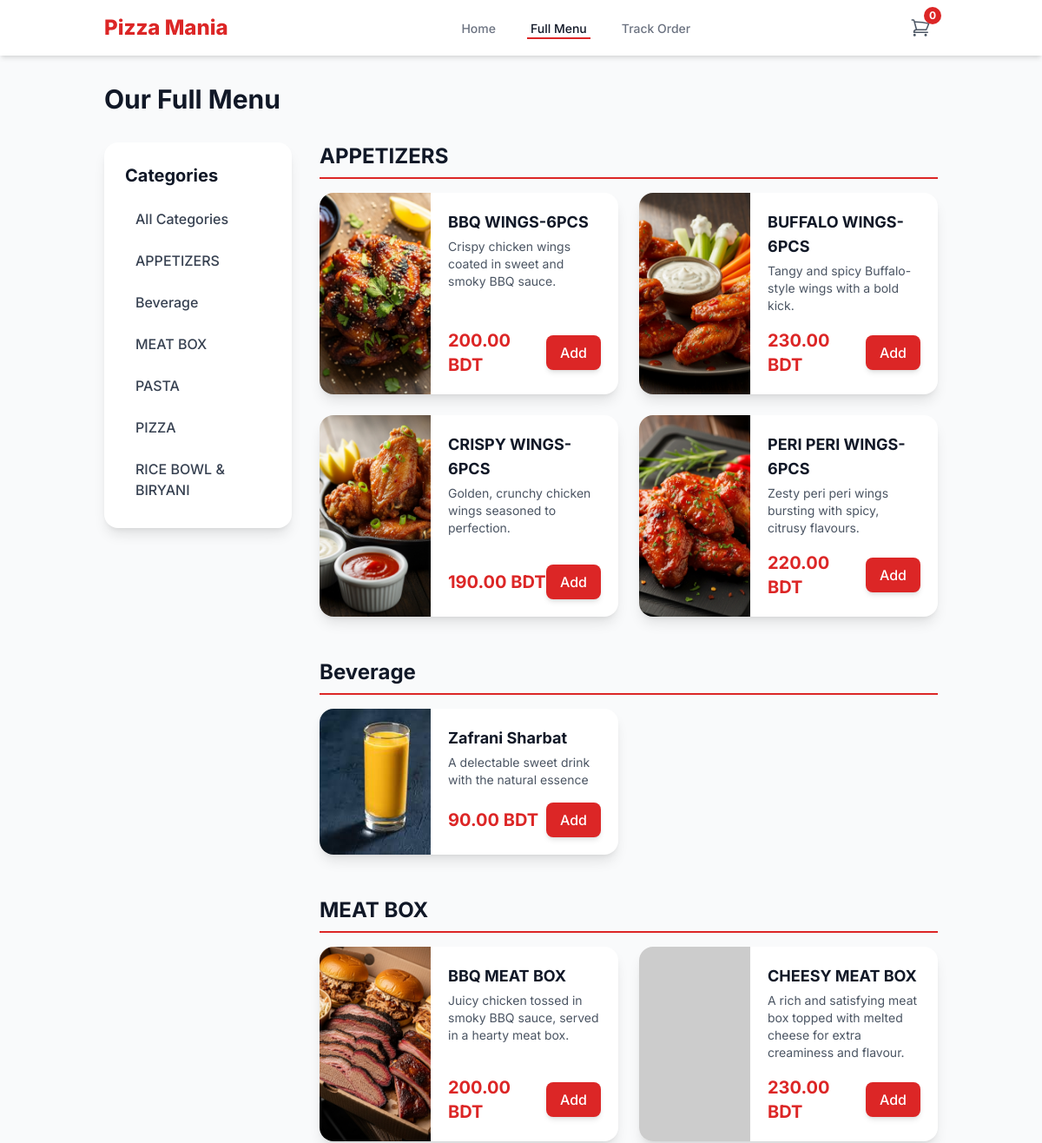
Page /menu.php (upper part) on the earlier database version.
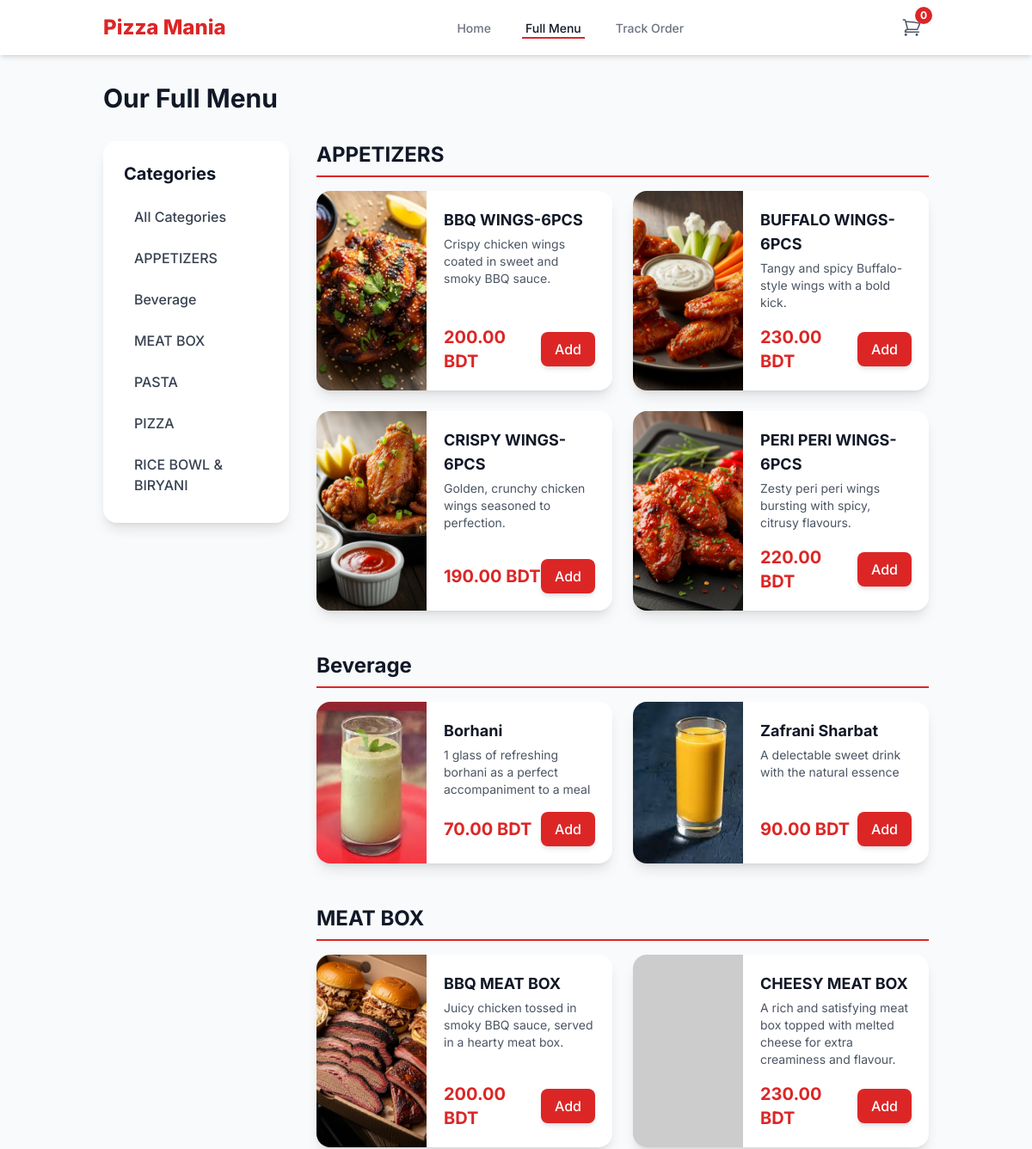
Same page on the later database version.
### tables this page shows
CREATE TABLE IF NOT EXISTS `categories` (
  `id` int NOT NULL AUTO_INCREMENT,
  `name` varchar(100) NOT NULL,
  `description` text,
  `image` varchar(255) DEFAULT NULL,
  `svg_icon` text,
  `is_visible` tinyint(1) NOT NULL DEFAULT '1',
  PRIMARY KEY (`id`)
);

CREATE TABLE IF NOT EXISTS `menu_items` (
  `id` int NOT NULL AUTO_INCREMENT,
  `category_id` int NOT NULL,
  `name` varchar(150) NOT NULL,
  `description` text,
  `price` decimal(10,2) NOT NULL,
  `image` varchar(255) DEFAULT NULL,
  `is_available` tinyint(1) NOT NULL DEFAULT '1',
  `is_featured` tinyint(1) NOT NULL DEFAULT '0',
  PRIMARY KEY (`id`),
  KEY `category_id` (`category_id`)
);

### config.php (called while the page is built, shortened)
<?php
$db = new mysqli(DB_HOST, DB_USER, DB_PASS, DB_NAME);
$db->set_charset("utf8mb4");
$settings = [];
$settings_query = $db->query("SELECT setting_key, setting_value FROM site_settings");
if ($settings_query) {
    while ($row = $settings_query->fetch_assoc()) {
        $settings[$row['setting_key']] = $row['setting_value'];
    }
} else {
    die("Error: Could not load site settings from database.");
}
function e($data) {
    return htmlspecialchars($data ?? '', ENT_QUOTES, 'UTF-8');
}
?>

### menu.php (the view, shortened to what the changed rows need)
<?php
require_once('includes/header.php');
function calculate_discounted_price($original_price, $settings) {
    if (empty($settings['global_discount_active']) || $settings['global_discount_active'] == '0' || empty($settings['global_discount_value']) || $settings['global_discount_value'] <= 0) {
        return $original_price;
    }
    $new_price = $original_price;
    return ($new_price > 0) ? $new_price : 0;
}
$page_heading = 'Our Full Menu';
$categories = [];
$sql_cat = "SELECT id, name FROM categories WHERE is_visible = 1 ORDER BY name ASC";
$result_cat = $db->query($sql_cat);
if ($result_cat) {
    while ($row = $result_cat->fetch_assoc()) {
        $categories[] = $row;
    }
}
$menu = [];
$sql_menu = "SELECT
                c.id as category_id,
                c.name as category_name,
                m.id as item_id,
                m.name as item_name,
                m.description as item_description,
                m.price as item_price,
                m.image as item_image
             FROM menu_items m
             JOIN categories c ON m.category_id = c.id
             WHERE m.is_available = 1 AND c.is_visible = 1";
$sql_menu .= " ORDER BY c.name ASC, m.name ASC";
$result_menu = $db->query($sql_menu);
if ($result_menu) {
    while ($row = $result_menu->fetch_assoc()) {
        $original_price = (float)$row['item_price'];
        $discounted_price = calculate_discounted_price($original_price, $settings);
        $row['original_price'] = $original_price;
        $row['item_price'] = $discounted_price;
        $row['has_discount'] = ($discounted_price < $original_price);
        $menu[$row['category_name']][] = $row;
    }
}
?>
<h1 id="menu-heading" class="text-3xl font-bold text-gray-900 mb-8"><?php echo e($page_heading); ?></h1>
<div class="grid grid-cols-1 lg:grid-cols-4 gap-8">
    <aside class="lg:col-span-1">
        <div class="bg-white p-6 rounded-2xl shadow-lg sticky top-24">
            <h2 class="text-xl font-bold text-gray-900 mb-4">Categories</h2>
            <ul class="space-y-2">
                <?php foreach ($categories as $category): ?>
                <li>
                    <a href="#category-<?php echo e($category['id']); ?>" class="block px-3 py-2 rounded-lg font-medium text-gray-700 hover:bg-gray-100">
                        <?php echo e($category['name']); ?>
                    </a>
                </li>
                <?php endforeach; ?>
            </ul>
        </div>
    </aside>
    <div class="lg:col-span-3 space-y-12">
        <?php if (empty($menu)): ?>
            <div class="bg-white p-8 rounded-2xl shadow-lg text-center">
                <h3 class="text-xl font-bold text-gray-900">No Items Found</h3>
                <p class="text-gray-600 mt-2">
                    Our menu is currently empty. Please check back later!
                </p>
            </div>
        <?php else: ?>
            <?php foreach ($menu as $category_name => $items): ?>
                <section id="category-<?php echo e($items[0]['category_id']); ?>">
                    <h2 class="text-2xl font-bold text-gray-900 mb-4 pb-2 border-b-2 border-brand-red">
                        <?php echo e($category_name); ?>
                    </h2>
                    <div class="grid grid-cols-1 md:grid-cols-2 gap-6">
                        <?php foreach ($items as $item): ?>
                            <div id="item-<?php echo e($item['item_id']); ?>" class="bg-white rounded-2xl shadow-lg overflow-hidden flex">
                                <img
                                    src="<?php echo e(BASE_URL . ($item['item_image'] ?? 'https://placehold.co/150x150/EFEFEF/AAAAAA?text=No+Image')); ?>"
                                    alt="<?php echo e($item['item_name']); ?>"
                                    class="w-32 h-full object-cover"
                                    onerror="this.src='https://placehold.co/150x150/EFEFEF/AAAAAA?text=No+Image'"
                                >
                                <div class="p-5 flex flex-col justify-between w-full">
                                    <div>
                                        <h3 class="text-lg font-bold text-gray-900"><?php echo e($item['item_name']); ?></h3>
                                        <p class="text-sm text-gray-600 mt-1"><?php echo e($item['item_description']); ?></p>
                                    </div>
                                    <div class="flex justify-between items-center mt-4">
                                        <span class="text-xl font-bold text-brand-red">
                                            <?php if ($item['has_discount']): ?>
                                                <?php echo e(number_format($item['item_price'], 2)); ?> BDT
                                                <span class="text-sm text-gray-500 line-through ml-1"><?php echo e(number_format($item['original_price'], 2)); ?></span>
                                            <?php else: ?>
                                                <?php echo e(number_format($item['item_price'], 2)); ?> BDT
                                            <?php endif; ?>
                                        </span>
                                        <button
                                            onclick="openItemModal(<?php echo e($item['item_id']); ?>, '<?php echo e(addslashes($item['item_name'])); ?>', <?php echo e($item['item_price']); ?>)"
                                            class="px-4 py-2 bg-brand-red text-white font-medium rounded-lg shadow-md hover:bg-red-700 transition-all transform hover:scale-105 <?php echo ($store_is_open == '0') ? 'hidden' : ''; ?>">
                                            Add
                                        </button>
                                    </div>
                                </div>
                            </div>
                        <?php endforeach; ?>
                    </div>
                </section>
            <?php endforeach; ?>
        <?php endif; ?>
    </div>
</div>
<?php
require_once('includes/footer.php');
?>

Differences in the rows shown:
no longer on one of the page's lists (row unchanged): menu_items: name "Zafrani Sharbat", description "A delectable sweet drink with the natural essence", price "90.00"
now on this page (row edited): menu_items: category_name "Beverage", image (picture), name "Borhani", description "1 glass of refreshing borhani as a perfect accompaniment to a meal", price "70.00", menu_items (image (picture), name "Zafrani Sharbat", description "A delectable sweet drink with the natural essence", price "90.00")
